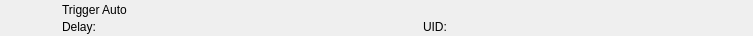
<?xml version="1.0" encoding="UTF-8"?>
<ui version="4.0">
 <class>RundownAutoWidget</class>
 <widget class="QWidget" name="RundownAutoWidget">
  <property name="geometry">
   <rect>
    <x>0</x>
    <y>0</y>
    <width>753</width>
    <height>36</height>
   </rect>
  </property>
  <layout class="QHBoxLayout" name="horizontalLayout">
   <property name="spacing">
    <number>0</number>
   </property>
   <property name="margin">
    <number>0</number>
   </property>
   <item>
    <widget class="QFrame" name="frameItem">
     <property name="sizePolicy">
      <sizepolicy hsizetype="Preferred" vsizetype="Fixed">
       <horstretch>0</horstretch>
       <verstretch>0</verstretch>
      </sizepolicy>
     </property>
     <property name="minimumSize">
      <size>
       <width>0</width>
       <height>36</height>
      </size>
     </property>
     <widget class="QLabel" name="labelIcon">
      <property name="geometry">
       <rect>
        <x>22</x>
        <y>2</y>
        <width>32</width>
        <height>32</height>
       </rect>
      </property>
      <property name="text">
       <string/>
      </property>
      <property name="pixmap">
       <pixmap resource="../../Widgets.qrc">:/Graphics/Images/TriCaster/TriggerAuto.png</pixmap>
      </property>
      <property name="scaledContents">
       <bool>true</bool>
      </property>
     </widget>
     <widget class="QLabel" name="labelLabel">
      <property name="geometry">
       <rect>
        <x>62</x>
        <y>2</y>
        <width>561</width>
        <height>16</height>
       </rect>
      </property>
      <property name="text">
       <string>Trigger Auto</string>
      </property>
     </widget>
     <widget class="QLabel" name="labelColor">
      <property name="geometry">
       <rect>
        <x>0</x>
        <y>0</y>
        <width>18</width>
        <height>36</height>
       </rect>
      </property>
      <property name="text">
       <string/>
      </property>
     </widget>
     <widget class="QLabel" name="labelGroupColor">
      <property name="geometry">
       <rect>
        <x>0</x>
        <y>0</y>
        <width>6</width>
        <height>36</height>
       </rect>
      </property>
      <property name="text">
       <string/>
      </property>
     </widget>
     <widget class="QLabel" name="labelDevice">
      <property name="geometry">
       <rect>
        <x>154</x>
        <y>19</y>
        <width>260</width>
        <height>16</height>
       </rect>
      </property>
      <property name="text">
       <string></string>
      </property>
     </widget>
     <widget class="QLabel" name="labelDelay">
      <property name="geometry">
       <rect>
        <x>62</x>
        <y>19</y>
        <width>83</width>
        <height>16</height>
       </rect>
      </property>
      <property name="text">
       <string>Delay:</string>
      </property>
     </widget>
     <widget class="QLabel" name="labelRemoteTriggerId">
      <property name="geometry">
       <rect>
        <x>423</x>
        <y>19</y>
        <width>111</width>
        <height>16</height>
       </rect>
      </property>
      <property name="text">
       <string>UID:</string>
      </property>
     </widget>
    </widget>
   </item>
   <item>
    <widget class="QFrame" name="frameStatus">
     <property name="minimumSize">
      <size>
       <width>77</width>
       <height>0</height>
      </size>
     </property>
     <property name="maximumSize">
      <size>
       <width>77</width>
       <height>16777215</height>
      </size>
     </property>
     <widget class="QLabel" name="labelGpiConnected">
      <property name="geometry">
       <rect>
        <x>1</x>
        <y>2</y>
        <width>32</width>
        <height>32</height>
       </rect>
      </property>
      <property name="minimumSize">
       <size>
        <width>32</width>
        <height>32</height>
       </size>
      </property>
      <property name="maximumSize">
       <size>
        <width>32</width>
        <height>32</height>
       </size>
      </property>
      <property name="lineWidth">
       <number>0</number>
      </property>
      <property name="text">
       <string/>
      </property>
      <property name="pixmap">
       <pixmap resource="../../Widgets.qrc">:/Graphics/Images/GpiConnected.png</pixmap>
      </property>
      <property name="scaledContents">
       <bool>true</bool>
      </property>
     </widget>
     <widget class="QLabel" name="labelDisconnected">
      <property name="geometry">
       <rect>
        <x>32</x>
        <y>2</y>
        <width>32</width>
        <height>32</height>
       </rect>
      </property>
      <property name="minimumSize">
       <size>
        <width>32</width>
        <height>32</height>
       </size>
      </property>
      <property name="maximumSize">
       <size>
        <width>32</width>
        <height>32</height>
       </size>
      </property>
      <property name="text">
       <string/>
      </property>
      <property name="pixmap">
       <pixmap resource="../../Widgets.qrc">:/Graphics/Images/Disconnected.png</pixmap>
      </property>
      <property name="scaledContents">
       <bool>true</bool>
      </property>
     </widget>
     <widget class="QLabel" name="labelActiveColor">
      <property name="geometry">
       <rect>
        <x>69</x>
        <y>0</y>
        <width>8</width>
        <height>36</height>
       </rect>
      </property>
      <property name="minimumSize">
       <size>
        <width>8</width>
        <height>36</height>
       </size>
      </property>
      <property name="maximumSize">
       <size>
        <width>8</width>
        <height>36</height>
       </size>
      </property>
      <property name="text">
       <string/>
      </property>
     </widget>
    </widget>
   </item>
  </layout>
 </widget>
 <resources>
  <include location="../../Widgets.qrc"/>
 </resources>
 <connections/>
 <slots>
  <slot>addToCombo()</slot>
 </slots>
</ui>
